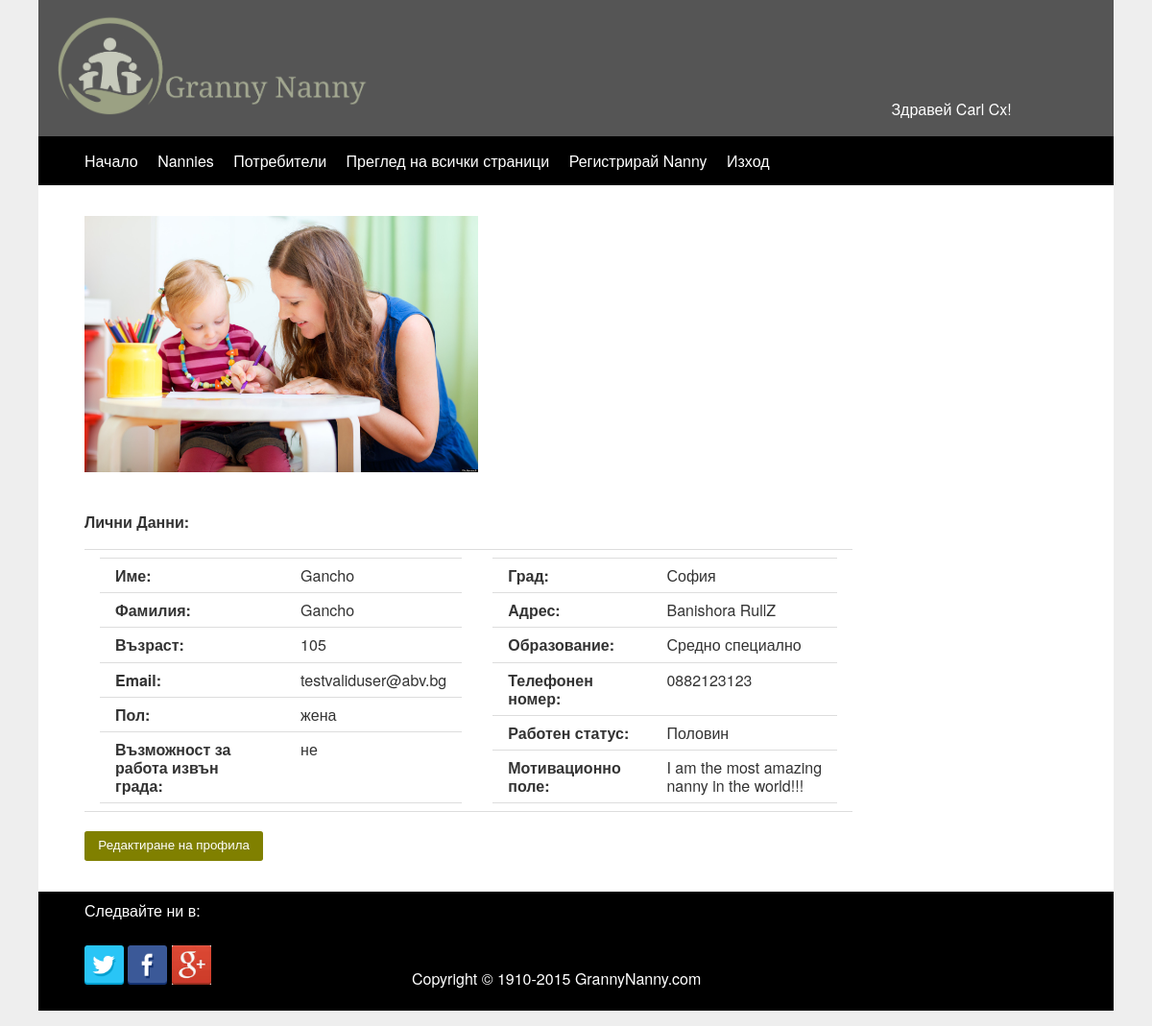
Page /nanny_profil.php?id=4 (signed in) on the committed database.
### tables this page shows
CREATE TABLE IF NOT EXISTS `parenuser` (
  `userID` int(11) NOT NULL,
  `firstname` varchar(255) NOT NULL,
  `lastname` varchar(255) NOT NULL,
  `email` varchar(255) NOT NULL,
  `city` varchar(255) NOT NULL,
  `address` varchar(255) NOT NULL,
  `pass` varchar(200) NOT NULL,
  `gender` varchar(255) NOT NULL,
  `pid` varchar(255) NOT NULL,
  `workout` varchar(255) NOT NULL,
  `work_status` varchar(200) NOT NULL,
  `education` varchar(255) NOT NULL,
  `motivation` varchar(255) NOT NULL,
  `status` varchar(255) NOT NULL,
  `photoname` varchar(255) NOT NULL,
  `photo` blob NOT NULL,
  `tel` varchar(255) NOT NULL,
  `age` int(11) NOT NULL
);

### nanny_profil.php (the view, shortened to what this page needs)
<?php
$conn = new mysqli('localhost', 'root', '', 'grannynanny');
$conn ->set_charset("utf8");
?>
<!DOCTYPE html>
<html lang="en">
<head>
	<link rel="stylesheet" href="assets/css/nanny_profil.css">
</head>
<body>
	<div class="container">
		<?php include 'includes/header.php';?>
		<div class="content">
			<?php
			$isAdmin = $_SESSION['status'];
			if ($isAdmin == 'admin') {
				$userID = $_GET["id"];
			} else {
				$userID = $_SESSION['userID'];
			}
			?>
			<?php
			$tableQuery = mysqli_query($conn, "SELECT * FROM parenuser where status='nanny' AND userID='$userID'")or die("Стана грешкка " . mysql_error());;
			while($row = mysqli_fetch_array($tableQuery)) { ?>
			<div>
				<img src="uploads/<?php echo $row['photo'] ?>" target="_blank" alt="avatar" />
			</div><br><br>
			<b>Лични Данни:</b><br><br>
			<table width=800px border=0 cellspacing=10><tr>
				<td >
					<table  border=0>
						<tr>
							<td>
								<b>Име:</b>
							</td>
							<td>
								<?php
								echo $row['firstname']; ?>
							</td>
						</tr>
						<tr>
							<td>
								<b>Фамилия:</b>
							</td>
							<td>
								<?php
								echo $row['lastname']; ?>
							</td>
						</tr>
						<tr>
							<td>
								<b>Възраст:</b>
							</td>
							<td>
								<?php if($row['pid'] != '') {
									echo date('Y')-(intval($row['pid']/100000000) + 1900);
								} else
								{
									echo '-';
								} ?>
							</td>
						</tr>
						<tr>
							<td>
								<b>Email:</b>
							</td>
							<td>
								<?php
								echo $row['email']; ?>
							</td>
						</tr>
						<tr>
							<td>
								<b>Пол:</b>
							</td>
							<td>
								<?php echo $row['gender']; ?>
							</td>
						</tr>
						<tr>
							<td>
								<b>Възможност за работа извън града:</b>
							</td>
							<td>
								<?php echo $row['workout']; ?>
							</td>
						</tr>
					</table>
					<td valign=top>
						<table border=0>
							<tr>
								<td>
									<b>Град:</b>
								</td>
								<td>
									<?php echo $row['city']; ?>
								</td>
							</tr>
							<tr>
								<td>
									<b>Адрес:</b>
								</td>
								<td>
									<?php
									echo $row['address']; ?>
								</tr>
							</td>
							<tr>
								<td>
									<b>Образование:</b>
								</td>
								<td>
									<?php echo $row['education']; ?>
								</td>
							</tr>
							<tr>
								<td>
									<b>Телефонен номер:</b>
								</td>
								<td>
									<?php echo $row['tel']; ?>
								</td>
							</tr>
							<tr>
								<td>
									<b>Работен статус:</b>
								</td>
								<td>
									<?php echo $row['work_status']; ?>
								</td>
							</tr>
							<tr>
								<td >
									<b>Мотивационно поле:</b>
								</td>
								<td>
									<div class="wordwrap"> <?php echo $row['motivation']; ?></div>
								</td>
							</tr>
						</table>
			</table><br>
			<?php } ?>
			<a href="edit_nanny.php"><button id="btn" type="submit" name="submit" class="btn">Редактиране на профила</button></a><br>
		</div>
	</div>
<div class="container">
	<?php include 'includes/footer.php';?>
</div>
</body>
</html>

### includes/header.php (shortened to what this page needs)
			<header>
			<link rel="stylesheet" href="assets/css/main_style.css">
				<div class="container">
					<a href="index.php"><img id="logo" src="assets/img/Logo.png" alt="Logo"></a>
					<?php if (isset($_SESSION['status']) && ($_SESSION['status'] == "nanny" || $_SESSION['status'] == "user" || $_SESSION['status'] == "admin")) {?>
					<p id='welcomeNote'>Здравей <?php echo ($_SESSION["name"]) . " " . ($_SESSION["lastname"])?>!</p>
					<?php }
?>
				</div>
			</div>
				<div class="container">
					<div class="nav-bar">
						<ul class="nav">
							<?php if (isset($_SESSION['status']) && ( $_SESSION['status'] == "admin")) {?>
								<li><a href="home.php">Начало</a></li><?php
}else if(isset($_SESSION['status']) && ($_SESSION['status'] == "nanny" || $_SESSION['status'] == "user" )){?>
	<li><a href="home_page.php">Начало</a><?php
} else {?><li><a href="index.php">Начало</a></li><?php }
?>
								<li><?php if (isset($_SESSION['status']) && ($_SESSION['status'] == "nanny" || $_SESSION['status'] == "user")) {
	if ($_SESSION['status'] == "nanny") {?><a  href='nanny_profil.php' >Профил</a><?php
} else if ($_SESSION['status'] == "user") {?><a  href='user.php' >Профил</a><?php
}
} else if (isset($_SESSION['status']) && ($_SESSION['status'] == "admin")) {?> <a  href='search.php'> Nannies</a><?php
} else {?><a  href='apply_for_nanny.php'>Кандидатствай за Nanny</a><?php }
?></li>
								<li><?php if (isset($_SESSION['status']) && ($_SESSION['status'] == "nanny")) {?><a  href='calendar.php'>Календар</a><?php
} else if (isset($_SESSION['status']) && ($_SESSION['status'] == "admin")) {?> <a  href='search_one.php'> Потребители</a><?php
} else {?><a href="search.php">Търси Nanny</a><?php }
?></li>
							<?php if (isset($_SESSION['status']) && ($_SESSION['status'] == "admin")) {?>
							<li><a href="pages.php">Преглед на всички страници</a></li><?php
} else {?>
							<li><a href="help.php">Помощ</a></li>
							<li><a href="about_us.php">За нас</a></li>
							<?php }
?>
						<?php if (isset($_SESSION['status']) && ($_SESSION['status'] == "admin")) {
	?>
							<li><a href="nanny_reg.php">Регистрирай Nanny</a></li><?php
}
?>
								<li role="menuitem" class="menu"><?php if (isset($_SESSION["name"])) {?> <a  href='logout.php' value="izhof" >Изход</a><?php
} else {?><a  href='login.php' value="Вход" >Вход</a><?php }
?></li>
					</ul>
			</div>

### includes/footer.php
<footer>
<p class="social_text">Следвайте ни в:</p>
<a href="https://twitter.com/"><img class="social_media" title="Twitter" alt="Twitter" src="assets/img/twitter.png"/></a>
<a href="https://facebook.com"><img class="social_media" title="Facebook" alt="Facebook" src="assets/img/facebook.png"/></a>
<a href="https://plus.google.com/"><img class="social_media"  alt="GooglePlus" src="assets/img/google.png"/></a>
<?php
echo "<h3 class='copyright'>Copyright &copy; 1910-" . date("Y") . " GrannyNanny.com</h3>";
?>
<footer>

### assets/css/nanny_profil.css (style rules this page uses)
img { width: 40%; height: auto; }

### assets/css/main_style.css (style rules this page uses)
body { margin: 0; padding-bottom: 1em; color: #333; background-color: #eee ; font: 1em/1.2 "Helvetica Neue", Helvetica, Arial, Geneva, sans-serif; }
h1,h2,h3,h4,h5,h6 { margin: 0 0 .5em; font-weight: 500; line-height: 1.1; }
h3 { font-size: 1.375em; }
p { margin: 0 0 1.5em; line-height: 1.5; }
table { background-color: transparent; border-spacing: 0; border-collapse: collapse; border-top: 1px solid #ddd; }
th, td { padding: .5em 1em; vertical-align: top; text-align: left; border-bottom: 1px solid #ddd; }
.container { max-width: 70em; margin: 0 auto; }
header { color: #fff; background: #555; padding: 1em 1.25em; }
.nav-bar { background: #000; padding: 0; }
.content { overflow: hidden; padding: 1em 1.25em; background-color: #fff; }
.nav { margin: 0; padding: 0; list-style: none; }
.nav li { display: inline; margin: 0; }
.nav a { display: block; padding: .7em 1.25em; color: #fff; text-decoration: none; border-bottom: 1px solid gray; }
.nav a:link { color: white; }
a { color: olive;; }
a { text-decoration: none; }
.btn { color: #fff !important; background-color: olive;; border-color: #222; display: inline-block; padding: .5em 1em; margin-bottom: 0; font-weight: 400; line-height: 1.2; text-align: center; white-space: nowrap; vertical-align: middle; cursor: pointer; border: 1px solid transparent; border-radius: .2em; text-decoration: none; }
#logo { display:inline; width: 30%; }
#welcomeNote { display:inline; position:relative; left: 50%; }
@media (min-width: 55em) { .nav-bar { padding: 1em 3em; } }
@media (min-width: 55em) { .content { padding: 2em 3em; } }
@media (min-width: 55em) { .nav li { display: inline; margin: 0 1em 0 0; } }
@media (min-width: 55em) { .nav a { display: inline; padding: 0; border-bottom: 0; } }
.social_media { width:4%; height:4%; }
footer { padding: 0.5em 3em; background: #000 none repeat scroll 0% 0%; color: white; }
.copyright { margin: 20%; color: white; display: inline; font-size:100%; }
.wordwrap { width: 105%; word-wrap: break-word; }

### rows in the picture
parenuser: photo (picture), firstname "Gancho", lastname "Gancho", email "testvaliduser@abv.bg", gender "жена", workout "не", city "София", address "Banishora RullZ", education "Средно специално", tel "0882123123", work_status "Половин", motivation "I am the most amazing nanny in the world!!!"

### other values in the picture
$_SESSION["name"] "Carl"
$_SESSION["lastname"] "Cx"
